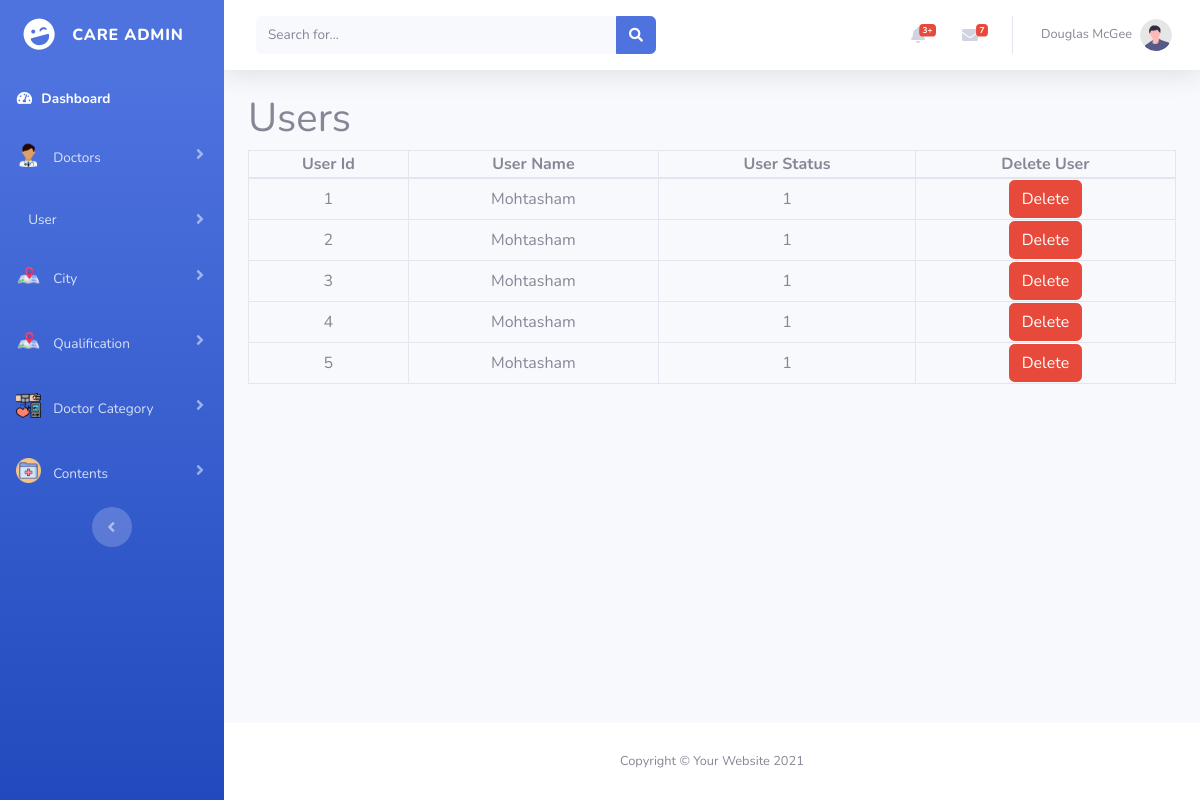
The app's page /admin/viewusers.php, older data.
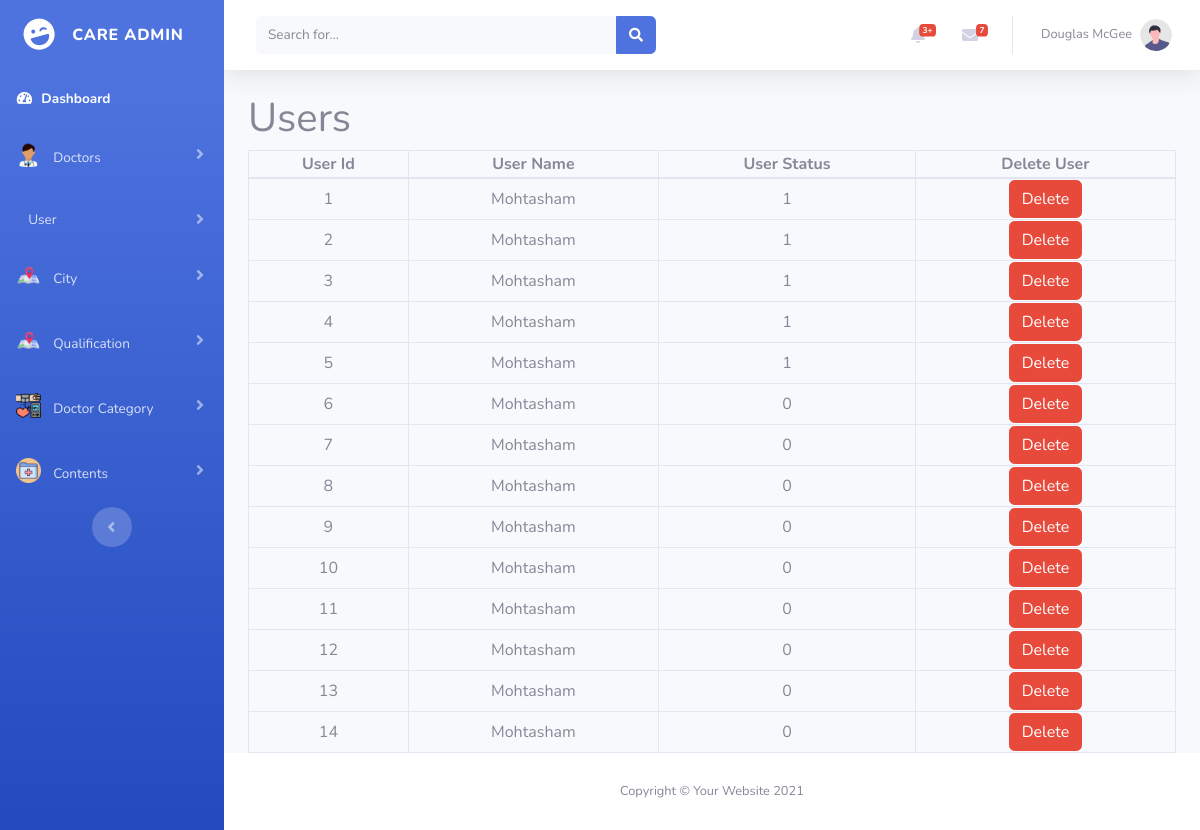
The same page, newer data.
### tables this page shows
CREATE TABLE `users` (
  `user_id` int(11) NOT NULL,
  `user_name` varchar(1001) NOT NULL,
  `user_email` varchar(100) NOT NULL,
  `user_password` varchar(100) NOT NULL,
  `status` int(11) NOT NULL
);

### admin/viewusers.php (the view, shortened to what this page needs)
<?php
include("connection.php");
$select_users_query = "SELECT * FROM `users`";
$run_select_users_query = mysqli_query($connection, $select_users_query);
?>
<!DOCTYPE html>
<html lang="en">
<head>
    <link href="vendor/fontawesome-free/css/all.min.css" rel="stylesheet" type="text/css">
    <link href="https://cdn.jsdelivr.net/npm/bootstrap@5.0.2/dist/css/bootstrap.min.css" rel="stylesheet"
>
    <link href="css/sb-admin-2.min.css" rel="stylesheet">
</head>
<body id="page-top">
    <div id="wrapper">
        <?php include 'sidebar.php';?>
        <div id="content-wrapper" class="d-flex flex-column">
            <div id="content">
                <?php include 'topbar.php';?>
                <div class="container">
                        <h1>Users</h1>
                        <table class="table-bordered w-100 text-center">
                            <thead>
                                <th>User Id</th>
                                <th>User Name</th>
                                <th>User Status</th>
                                <th>Delete User</th>
                            </thead>
                            <tbody>
                                <?php while($row = mysqli_fetch_array($run_select_users_query)){?>
                              <tr>
                                        <td><?php echo $row['user_id']; ?></td>
                                        <td><?php echo $row['user_name']; ?></td>
                                        <td><?php echo $row['status']; ?></td>
                                        <td><a href="deleteuser.php?id=<?php echo $row['user_id']; ?>" class="btn btn-danger">Delete</a></td>
                              </tr>
                                <?php } ?>
                            </tbody>
                        </table>
                </div>
            </div>
            <?php include 'footer.php' ?>
        </div>
    </div>
</body>
</html>

### admin/sidebar.php (shortened to what this page needs)
<ul class="navbar-nav bg-gradient-primary sidebar sidebar-dark accordion" id="accordionSidebar">
    <a class="sidebar-brand d-flex align-items-center justify-content-center" href="index.html">
        <div class="sidebar-brand-icon rotate-n-15">
            <i class="fas fa-laugh-wink"></i>
        </div>
        <div class="sidebar-brand-text mx-3">Care Admin</div>
    </a>
    <li class="nav-item active">
        <a class="nav-link" href="index.html">
            <i class="fas fa-fw fa-tachometer-alt"></i>
            <span>Dashboard</span></a>
    </li>
    <li class="nav-item">
        <a class="nav-link collapsed" href="#" data-toggle="collapse" data-target="#collapseTwo"
            aria-expanded="true" aria-controls="collapseTwo">
            <img src="images/Doctor-Icon.png" alt="" width="25" class="pb-2 me-2">
            <span>Doctors</span>
        </a>
    </li>
    <li class="nav-item">
        <a class="nav-link collapsed" href="#" data-toggle="collapse" data-target="#collapseUtilities"
            aria-expanded="true" aria-controls="collapseUtilities">
            <span>User</span>
        </a>
    </li>
    <li class="nav-item">
        <a class="nav-link collapsed" href="#" data-toggle="collapse" data-target="#collapsePages"
            aria-expanded="true" aria-controls="collapsePages">
            <img src="images/city-icon.png" alt="" width="25" class="pb-2 me-2">
            <span>City</span>
        </a>
    </li>
    <li class="nav-item">
        <a class="nav-link collapsed" href="#" data-toggle="collapse" data-target="#collapsePages6"
            aria-expanded="true" aria-controls="collapsePages">
            <img src="images/city-icon.png" alt="" width="25" class="pb-2 me-2">
            <span>Qualification</span>
        </a>
    </li>
    <li class="nav-item">
        <a class="nav-link collapsed" href="#" data-toggle="collapse" data-target="#collapsePages2"
            aria-expanded="true" aria-controls="collapsePages">
            <img src="images/category-icon.png" alt="" width="25" class="pb-2 me-2">
            <span>Doctor Category</span>
        </a>
    </li>
    <li class="nav-item">
        <a class="nav-link collapsed" href="#" data-toggle="collapse" data-target="#collapsePages3"
            aria-expanded="true" aria-controls="collapsePages">
            <img src="images/content-icon.png" alt="" width="25" class="pb-2 me-2">
            <span>Contents</span>
        </a>
    </li>
    <div class="text-center d-none d-md-inline">
        <button class="rounded-circle border-0" id="sidebarToggle"></button>
    </div>
</ul>

### admin/topbar.php (shortened to what this page needs)
<nav class="navbar navbar-expand navbar-light bg-white topbar mb-4 static-top shadow">
    <form
        class="d-none d-sm-inline-block form-inline mr-auto ml-md-3 my-2 my-md-0 mw-100 navbar-search">
        <div class="input-group">
            <input type="text" class="form-control bg-light border-0 small" placeholder="Search for..."
                aria-label="Search" aria-describedby="basic-addon2">
            <div class="input-group-append">
                <button class="btn btn-primary" type="button">
                    <i class="fas fa-search fa-sm"></i>
                </button>
            </div>
        </div>
    </form>
    <ul class="navbar-nav ml-auto">
        <li class="nav-item dropdown no-arrow mx-1">
            <a class="nav-link dropdown-toggle" href="#" id="alertsDropdown" role="button"
                data-toggle="dropdown" aria-haspopup="true" aria-expanded="false">
                <i class="fas fa-bell fa-fw"></i>
                <span class="badge badge-danger badge-counter">3+</span>
            </a>
        </li>
        <li class="nav-item dropdown no-arrow mx-1">
            <a class="nav-link dropdown-toggle" href="#" id="messagesDropdown" role="button"
                data-toggle="dropdown" aria-haspopup="true" aria-expanded="false">
                <i class="fas fa-envelope fa-fw"></i>
                <span class="badge badge-danger badge-counter">7</span>
            </a>
        </li>
        <li class="nav-item dropdown no-arrow">
            <a class="nav-link dropdown-toggle" href="#" id="userDropdown" role="button"
                data-toggle="dropdown" aria-haspopup="true" aria-expanded="false">
                <span class="mr-2 d-none d-lg-inline text-gray-600 small">Douglas McGee</span>
                <img class="img-profile rounded-circle"
                    src="img/undraw_profile.svg">
            </a>
        </li>
    </ul>
</nav>

### admin/footer.php
<footer class="sticky-footer bg-white">
    <div class="container my-auto">
        <div class="copyright text-center my-auto">
            <span>Copyright &copy; Your Website 2021</span>
        </div>
    </div>
</footer>

Row changes from the older to the newer data that the page shows:
added users: user_id "6", user_name "Mohtasham", status "0"
added users: user_id "7", user_name "Mohtasham", status "0"
added users: user_id "8", user_name "Mohtasham", status "0"
added users: user_id "9", user_name "Mohtasham", status "0"
added users: user_id "10", user_name "Mohtasham", status "0"
added users: user_id "11", user_name "Mohtasham", status "0"
added users: user_id "12", user_name "Mohtasham", status "0"
added users: user_id "13", user_name "Mohtasham", status "0"
added users: user_id "14", user_name "Mohtasham", status "0"
